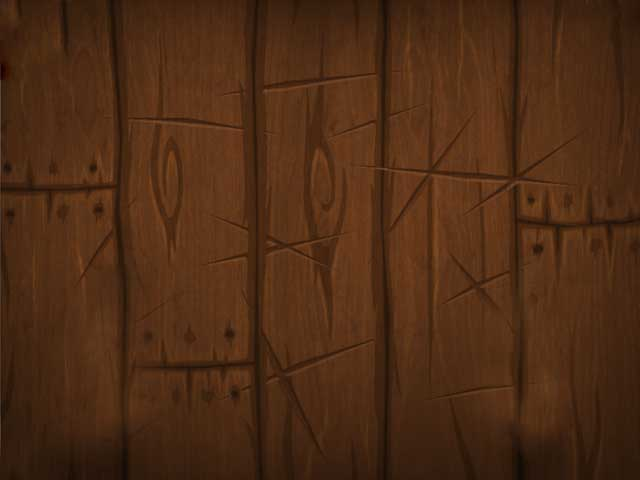
%> input picture resources/Sprites/Background.jpg, 640 x 480 px
$ octave Sprite.m   (GNU Octave 9; MATLAB toolbox functions it lacks are replaced by stand-ins)
%> lines starting %> are read from the running program, lines starting %| are printed output that depends on the picture
%% Initializations
clear all
close all
clc

%% Background

figure
axis equal
aw=[0 640];
ah=[0 480];
axis([aw ah]) % CHANGE AXIS BACK TO 1k
axis equal
axis off


bg=imread('resources\Sprites\Background.jpg');
%> bg is the input picture: size 480x640x3 uint8; mean R, G, B 77.6, 43.7, 20.8
% bg=imread('resources\bg.png');
% bg=imresize(bg, 0.5);
bcg=imshow(bg); hold on
% imshow('resources\bg.jpg')
set(gca,'YDir','normal')
% axis off

% Insert code for background picture here

%% Mouse tracking
mouseLoc = [200 200];
a=[];
set(gcf, 'WindowButtonMotionFcn', 'mouseLoc = get(gca, ''CurrentPoint'');');
% [8 lines of commented-out code are left out]
p=line(0,0);
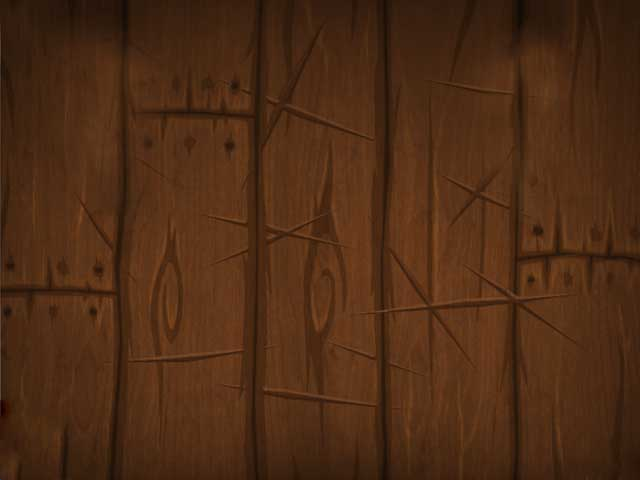
%> figure redrawn from the program's plot data
%% Fruit generation

[fr.spr.apple map fr.spr.applealpha] = imread('resources\Sprites\apple uncut.png');
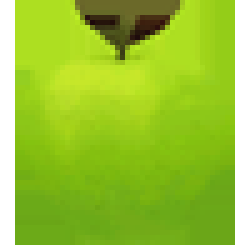
%> input picture resources/Sprites/apple uncut.png, 50 x 50 px (shown 5 times larger)
%> map = []
[fr.spr.apple1 map fr.spr.apple1alpha] = imread('resources\Sprites\apple cut 1.png');
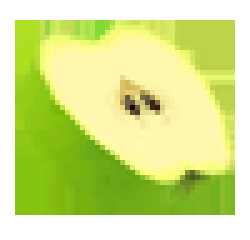
%> input picture resources/Sprites/apple cut 1.png, 50 x 48 px (shown 5 times larger)
[fr.spr.apple2 map fr.spr.apple2alpha] = imread('resources\Sprites\apple cut 2.png');
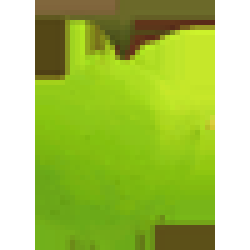
%> input picture resources/Sprites/apple cut 2.png, 50 x 50 px (shown 5 times larger)

[fr.spr.banana map fr.spr.bananaalpha] = imread('resources\Sprites\banana uncut.png');
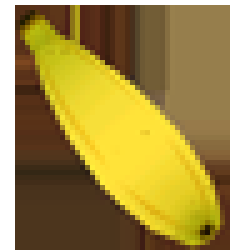
%> input picture resources/Sprites/banana uncut.png, 50 x 50 px (shown 5 times larger)
[fr.spr.banana1 map fr.spr.banana1alpha] = imread('resources\Sprites\banana cut 1.png');
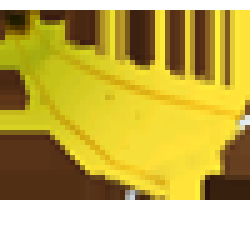
%> input picture resources/Sprites/banana cut 1.png, 50 x 50 px (shown 5 times larger)
%> (the run ends here)
